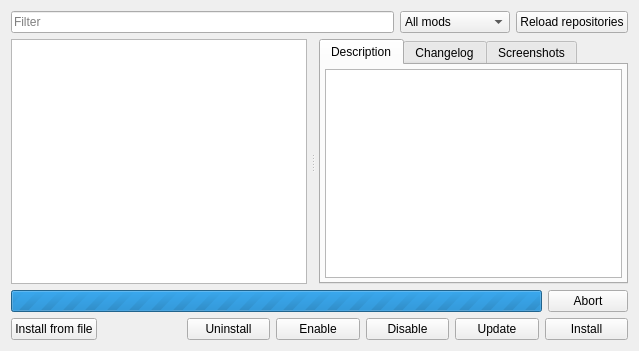
<?xml version="1.0" encoding="UTF-8"?>
<ui version="4.0">
 <class>CModListView</class>
 <widget class="QWidget" name="CModListView">
  <property name="geometry">
   <rect>
    <x>0</x>
    <y>0</y>
    <width>639</width>
    <height>351</height>
   </rect>
  </property>
  <property name="windowTitle">
   <string notr="true"/>
  </property>
  <layout class="QVBoxLayout" name="verticalLayout">
   <item>
    <layout class="QHBoxLayout" name="horizontalLayout_3" stretch="1,0,0">
     <item>
      <widget class="QLineEdit" name="lineEdit">
       <property name="sizePolicy">
        <sizepolicy hsizetype="Expanding" vsizetype="Fixed">
         <horstretch>0</horstretch>
         <verstretch>0</verstretch>
        </sizepolicy>
       </property>
       <property name="minimumSize">
        <size>
         <width>0</width>
         <height>0</height>
        </size>
       </property>
       <property name="maximumSize">
        <size>
         <width>16777215</width>
         <height>16777215</height>
        </size>
       </property>
       <property name="text">
        <string/>
       </property>
       <property name="placeholderText">
        <string>Filter</string>
       </property>
      </widget>
     </item>
     <item>
      <widget class="QComboBox" name="comboBox">
       <property name="sizePolicy">
        <sizepolicy hsizetype="Expanding" vsizetype="Fixed">
         <horstretch>0</horstretch>
         <verstretch>0</verstretch>
        </sizepolicy>
       </property>
       <property name="maximumSize">
        <size>
         <width>16777215</width>
         <height>16777215</height>
        </size>
       </property>
       <property name="currentIndex">
        <number>0</number>
       </property>
       <item>
        <property name="text">
         <string>All mods</string>
        </property>
       </item>
       <item>
        <property name="text">
         <string>Downloadable</string>
        </property>
       </item>
       <item>
        <property name="text">
         <string>Installed</string>
        </property>
       </item>
       <item>
        <property name="text">
         <string>Updatable</string>
        </property>
       </item>
       <item>
        <property name="text">
         <string>Active</string>
        </property>
       </item>
       <item>
        <property name="text">
         <string>Inactive</string>
        </property>
       </item>
      </widget>
     </item>
     <item>
      <widget class="QPushButton" name="refreshButton">
       <property name="sizePolicy">
        <sizepolicy hsizetype="Expanding" vsizetype="Fixed">
         <horstretch>0</horstretch>
         <verstretch>0</verstretch>
        </sizepolicy>
       </property>
       <property name="text">
        <string>Reload repositories</string>
       </property>
      </widget>
     </item>
    </layout>
   </item>
   <item>
    <widget class="QSplitter" name="splitter">
     <property name="sizePolicy">
      <sizepolicy hsizetype="Expanding" vsizetype="Expanding">
       <horstretch>0</horstretch>
       <verstretch>0</verstretch>
      </sizepolicy>
     </property>
     <property name="orientation">
      <enum>Qt::Horizontal</enum>
     </property>
     <property name="handleWidth">
      <number>12</number>
     </property>
     <widget class="QTreeView" name="allModsView">
      <property name="selectionMode">
       <enum>QAbstractItemView::SingleSelection</enum>
      </property>
      <property name="selectionBehavior">
       <enum>QAbstractItemView::SelectRows</enum>
      </property>
      <property name="iconSize">
       <size>
        <width>24</width>
        <height>24</height>
       </size>
      </property>
      <property name="verticalScrollMode">
       <enum>QAbstractItemView::ScrollPerItem</enum>
      </property>
      <property name="horizontalScrollMode">
       <enum>QAbstractItemView::ScrollPerPixel</enum>
      </property>
      <property name="sortingEnabled">
       <bool>true</bool>
      </property>
      <property name="expandsOnDoubleClick">
       <bool>false</bool>
      </property>
     </widget>
     <widget class="QTabWidget" name="tabWidget">
      <property name="sizePolicy">
       <sizepolicy hsizetype="Expanding" vsizetype="Expanding">
        <horstretch>0</horstretch>
        <verstretch>0</verstretch>
       </sizepolicy>
      </property>
      <property name="currentIndex">
       <number>0</number>
      </property>
      <widget class="QWidget" name="tabInfo">
       <attribute name="title">
        <string>Description</string>
       </attribute>
       <layout class="QGridLayout" name="gridLayout_4">
        <property name="leftMargin">
         <number>4</number>
        </property>
        <property name="topMargin">
         <number>4</number>
        </property>
        <property name="rightMargin">
         <number>4</number>
        </property>
        <property name="bottomMargin">
         <number>4</number>
        </property>
        <item row="0" column="0">
         <widget class="QTextBrowser" name="modInfoBrowser">
          <property name="sizePolicy">
           <sizepolicy hsizetype="Expanding" vsizetype="Expanding">
            <horstretch>0</horstretch>
            <verstretch>0</verstretch>
           </sizepolicy>
          </property>
          <property name="readOnly">
           <bool>true</bool>
          </property>
          <property name="html">
           <string notr="true">&lt;!DOCTYPE HTML PUBLIC &quot;-//W3C//DTD HTML 4.0//EN&quot; &quot;http://www.w3.org/TR/REC-html40/strict.dtd&quot;&gt;
&lt;html&gt;&lt;head&gt;&lt;meta name=&quot;qrichtext&quot; content=&quot;1&quot; /&gt;&lt;meta charset=&quot;utf-8&quot; /&gt;&lt;style type=&quot;text/css&quot;&gt;
p, li { white-space: pre-wrap; }
hr { height: 1px; border-width: 0; }
&lt;/style&gt;&lt;/head&gt;&lt;body style=&quot; font-family:'.AppleSystemUIFont'; font-size:13pt; font-weight:400; font-style:normal;&quot;&gt;
&lt;p style=&quot;-qt-paragraph-type:empty; margin-top:0px; margin-bottom:0px; margin-left:0px; margin-right:0px; -qt-block-indent:0; text-indent:0px; font-family:'Ubuntu'; font-size:11pt;&quot;&gt;&lt;br /&gt;&lt;/p&gt;&lt;/body&gt;&lt;/html&gt;</string>
          </property>
          <property name="openExternalLinks">
           <bool>true</bool>
          </property>
          <property name="openLinks">
           <bool>true</bool>
          </property>
         </widget>
        </item>
       </layout>
      </widget>
      <widget class="QWidget" name="tabChangelog">
       <attribute name="title">
        <string>Changelog</string>
       </attribute>
       <layout class="QGridLayout" name="gridLayout_5">
        <property name="leftMargin">
         <number>4</number>
        </property>
        <property name="topMargin">
         <number>4</number>
        </property>
        <property name="rightMargin">
         <number>4</number>
        </property>
        <property name="bottomMargin">
         <number>4</number>
        </property>
        <item row="0" column="0">
         <widget class="QTextBrowser" name="changelogBrowser"/>
        </item>
       </layout>
      </widget>
      <widget class="QWidget" name="tabScreenshots">
       <attribute name="title">
        <string>Screenshots</string>
       </attribute>
       <layout class="QGridLayout" name="gridLayout_6">
        <property name="leftMargin">
         <number>4</number>
        </property>
        <property name="topMargin">
         <number>4</number>
        </property>
        <property name="rightMargin">
         <number>4</number>
        </property>
        <property name="bottomMargin">
         <number>4</number>
        </property>
        <item row="0" column="0">
         <widget class="QListWidget" name="screenshotsList">
          <property name="horizontalScrollBarPolicy">
           <enum>Qt::ScrollBarAlwaysOff</enum>
          </property>
          <property name="selectionMode">
           <enum>QAbstractItemView::NoSelection</enum>
          </property>
          <property name="selectionBehavior">
           <enum>QAbstractItemView::SelectRows</enum>
          </property>
          <property name="iconSize">
           <size>
            <width>240</width>
            <height>180</height>
           </size>
          </property>
          <property name="viewMode">
           <enum>QListView::IconMode</enum>
          </property>
          <property name="uniformItemSizes">
           <bool>true</bool>
          </property>
         </widget>
        </item>
       </layout>
      </widget>
     </widget>
    </widget>
   </item>
   <item>
    <widget class="QWidget" name="progressWidget" native="true">
     <property name="enabled">
      <bool>true</bool>
     </property>
     <property name="sizePolicy">
      <sizepolicy hsizetype="Preferred" vsizetype="Minimum">
       <horstretch>0</horstretch>
       <verstretch>0</verstretch>
      </sizepolicy>
     </property>
     <property name="minimumSize">
      <size>
       <width>0</width>
       <height>0</height>
      </size>
     </property>
     <layout class="QHBoxLayout" name="horizontalLayout">
      <property name="leftMargin">
       <number>0</number>
      </property>
      <property name="topMargin">
       <number>0</number>
      </property>
      <property name="rightMargin">
       <number>0</number>
      </property>
      <property name="bottomMargin">
       <number>0</number>
      </property>
      <item>
       <widget class="QProgressBar" name="progressBar">
        <property name="sizePolicy">
         <sizepolicy hsizetype="Expanding" vsizetype="Minimum">
          <horstretch>0</horstretch>
          <verstretch>0</verstretch>
         </sizepolicy>
        </property>
        <property name="maximum">
         <number>0</number>
        </property>
        <property name="value">
         <number>0</number>
        </property>
        <property name="textVisible">
         <bool>true</bool>
        </property>
        <property name="invertedAppearance">
         <bool>false</bool>
        </property>
        <property name="format">
         <string> %p% (%v KB out of %m KB)</string>
        </property>
       </widget>
      </item>
      <item>
       <widget class="QPushButton" name="pushButton">
        <property name="sizePolicy">
         <sizepolicy hsizetype="Minimum" vsizetype="Minimum">
          <horstretch>0</horstretch>
          <verstretch>0</verstretch>
         </sizepolicy>
        </property>
        <property name="text">
         <string>Abort</string>
        </property>
       </widget>
      </item>
     </layout>
    </widget>
   </item>
   <item>
    <layout class="QHBoxLayout" name="horizontalLayout_2">
     <property name="spacing">
      <number>6</number>
     </property>
     <item>
      <widget class="QPushButton" name="installFromFileButton">
       <property name="sizePolicy">
        <sizepolicy hsizetype="Expanding" vsizetype="Fixed">
         <horstretch>0</horstretch>
         <verstretch>0</verstretch>
        </sizepolicy>
       </property>
       <property name="minimumSize">
        <size>
         <width>51</width>
         <height>0</height>
        </size>
       </property>
       <property name="maximumSize">
        <size>
         <width>170</width>
         <height>16777215</height>
        </size>
       </property>
       <property name="text">
        <string>Install from file</string>
       </property>
       <property name="icon">
        <iconset>
         <normaloff>icons:mod-download.png</normaloff>icons:mod-download.png</iconset>
       </property>
       <property name="iconSize">
        <size>
         <width>20</width>
         <height>20</height>
        </size>
       </property>
      </widget>
     </item>
     <item>
      <spacer name="modButtonSpacer">
       <property name="orientation">
        <enum>Qt::Horizontal</enum>
       </property>
       <property name="sizeType">
        <enum>QSizePolicy::MinimumExpanding</enum>
       </property>
       <property name="sizeHint" stdset="0">
        <size>
         <width>0</width>
         <height>0</height>
        </size>
       </property>
      </spacer>
     </item>
     <item>
      <widget class="QPushButton" name="uninstallButton">
       <property name="sizePolicy">
        <sizepolicy hsizetype="Expanding" vsizetype="Fixed">
         <horstretch>0</horstretch>
         <verstretch>0</verstretch>
        </sizepolicy>
       </property>
       <property name="minimumSize">
        <size>
         <width>51</width>
         <height>0</height>
        </size>
       </property>
       <property name="maximumSize">
        <size>
         <width>140</width>
         <height>16777215</height>
        </size>
       </property>
       <property name="text">
        <string>Uninstall</string>
       </property>
       <property name="iconSize">
        <size>
         <width>20</width>
         <height>20</height>
        </size>
       </property>
      </widget>
     </item>
     <item>
      <widget class="QPushButton" name="enableButton">
       <property name="sizePolicy">
        <sizepolicy hsizetype="Expanding" vsizetype="Fixed">
         <horstretch>0</horstretch>
         <verstretch>0</verstretch>
        </sizepolicy>
       </property>
       <property name="minimumSize">
        <size>
         <width>51</width>
         <height>0</height>
        </size>
       </property>
       <property name="maximumSize">
        <size>
         <width>140</width>
         <height>16777215</height>
        </size>
       </property>
       <property name="text">
        <string>Enable</string>
       </property>
       <property name="iconSize">
        <size>
         <width>20</width>
         <height>20</height>
        </size>
       </property>
      </widget>
     </item>
     <item>
      <widget class="QPushButton" name="disableButton">
       <property name="sizePolicy">
        <sizepolicy hsizetype="Expanding" vsizetype="Fixed">
         <horstretch>0</horstretch>
         <verstretch>0</verstretch>
        </sizepolicy>
       </property>
       <property name="minimumSize">
        <size>
         <width>51</width>
         <height>0</height>
        </size>
       </property>
       <property name="maximumSize">
        <size>
         <width>140</width>
         <height>16777215</height>
        </size>
       </property>
       <property name="text">
        <string>Disable</string>
       </property>
       <property name="iconSize">
        <size>
         <width>20</width>
         <height>20</height>
        </size>
       </property>
      </widget>
     </item>
     <item>
      <widget class="QPushButton" name="updateButton">
       <property name="sizePolicy">
        <sizepolicy hsizetype="Expanding" vsizetype="Fixed">
         <horstretch>0</horstretch>
         <verstretch>0</verstretch>
        </sizepolicy>
       </property>
       <property name="minimumSize">
        <size>
         <width>51</width>
         <height>0</height>
        </size>
       </property>
       <property name="maximumSize">
        <size>
         <width>140</width>
         <height>16777215</height>
        </size>
       </property>
       <property name="text">
        <string>Update</string>
       </property>
       <property name="iconSize">
        <size>
         <width>20</width>
         <height>20</height>
        </size>
       </property>
      </widget>
     </item>
     <item>
      <widget class="QPushButton" name="installButton">
       <property name="sizePolicy">
        <sizepolicy hsizetype="Expanding" vsizetype="Fixed">
         <horstretch>0</horstretch>
         <verstretch>0</verstretch>
        </sizepolicy>
       </property>
       <property name="minimumSize">
        <size>
         <width>51</width>
         <height>0</height>
        </size>
       </property>
       <property name="maximumSize">
        <size>
         <width>120</width>
         <height>16777215</height>
        </size>
       </property>
       <property name="text">
        <string>Install</string>
       </property>
       <property name="iconSize">
        <size>
         <width>20</width>
         <height>20</height>
        </size>
       </property>
      </widget>
     </item>
    </layout>
   </item>
  </layout>
 </widget>
 <resources/>
 <connections/>
</ui>
